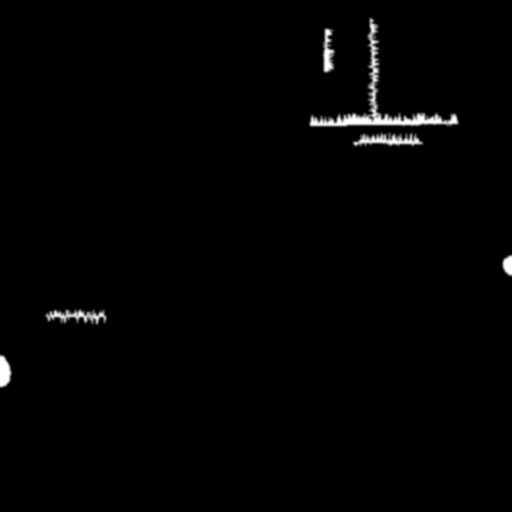
#> input picture realistic_paintings/realistic_paintings/crack_mask_b5/0.jpg, 512 x 512 px, found by its file name
$ jupyter execute --allow-errors blurry_damage.ipynb   (shell and % lines are left out)
#> lines starting #> are read from the running program, lines starting #| are printed output that depends on the picture; after the words box and inside, x2 and y2 are one past the last pixel; in counts of white or black regions, pixels touching at a corner belong together
[cell 1]
import os
import cv2
from pathlib import Path
import numpy as np

[cell 2]
import matplotlib.pyplot as plt

# Set default color map and interpolation method for images.
plt.rcParams['image.cmap'] = 'gray'
plt.rcParams['image.interpolation'] = 'nearest'

[cell 3]
def display(figsize, images):
    """
    Display one or more images in a single figure.

    Parameters:
        - figsize: Size of the figure with (width, height).
        - images: List of tuples with (image, title, position).

    """
    plt.figure(figsize=figsize)

    for image, title, position in images:

        # Create titled subplot at given position.
        plt.subplot(*position if isinstance(position, tuple) else [position])
        plt.title(title)

        # Disable axis when only showing images.
        plt.axis('off')

        # Render image into current subplot.
        plt.imshow(image)

    # Display the figure.
    plt.show()

[cell 4]
# data
sample_image_path = r"C:\Users\larao\OneDrive\Desktop\Master\WiSe2425\DLCV\Projekt\ArtRestoration\realistic_paintings\realistic_paintings\initial\0.jpg"

cracked_image = cv2.imread(sample_image_path, cv2.IMREAD_COLOR)
#> cracked_image is the input picture: shape (512, 512, 3); min 0, max 255, mean 2.9
#cracked_image = cv2.cvtColor(cracked_image, cv2.COLOR_BGR2RGB)


# load images and render them into a figure
display((15,5), [
   (cracked_image, "damaged", 111),
])

[cell 5]
sample_crack_mask_path = r"C:\Users\larao\OneDrive\Desktop\Master\WiSe2425\DLCV\Projekt\ArtRestoration\realistic_paintings\realistic_paintings\crack_mask\0.jpg"

cracked_mask = cv2.imread(sample_crack_mask_path, cv2.IMREAD_GRAYSCALE)
#> cracked_mask: shape (512, 512); min 0, max 255, mean 2.9
#cracked_image = cv2.cvtColor(cracked_image, cv2.COLOR_BGR2RGB)


# load images and render them into a figure
display((15,5), [
   (cracked_mask, "mask", 111),
])

[cell 6]
gaus_3 = cv2.GaussianBlur(cracked_mask, (3,3), 0)
gaus_5 = cv2.GaussianBlur(cracked_mask, (5,5), 0)
gaus_7 = cv2.GaussianBlur(cracked_mask, (7,7), 0)
gaus_9 = cv2.GaussianBlur(cracked_mask, (9,9), 0)


display((20,5), [
   (gaus_3, "k=3", 141),
   (gaus_5, "k=5", 142),
   (gaus_7, "k=7", 143),
   (gaus_9, "k=9", 144)
])
#> call 3 of display, with figsize = (20, 5)
#> in display (call 3), `plt.show()`:
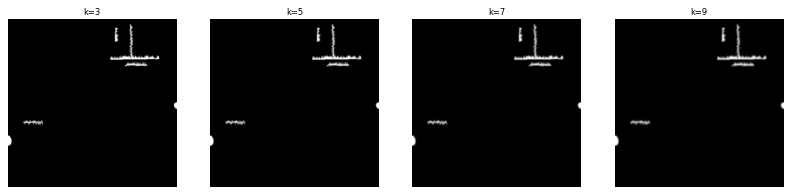
#> figure drawn by matplotlib, 4 panels

[cell 7]
gaus_3_stacked = np.dstack([gaus_3, gaus_3, gaus_3])
gaus_3_stacked.shape
#> Out = (512, 512, 3)

[cell 8]
# overlay
colors = [(0,0,0),(255,255,255)]
color = colors[np.random.randint(len(colors))]
transformed_img1 = np.where(gaus_3_stacked>0, color, cracked_image)
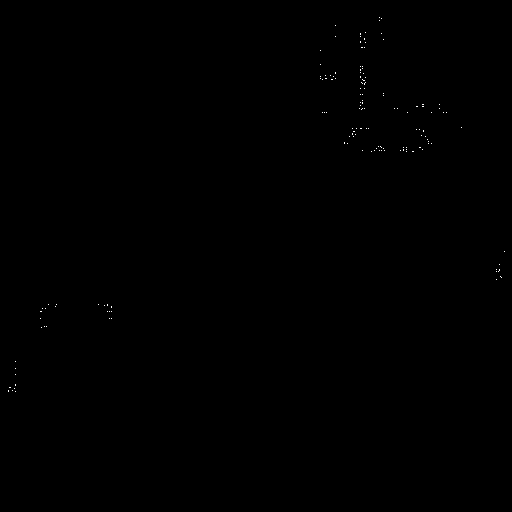
#> transformed_img1: shape (512, 512, 3) int64; values 0 (black) and 1 (white), 0.07% white in thin lines or dots, all inside (x1, y1, x2, y2) = (8, 17, 505, 392)

[cell 9]
((gaus_3_stacked/255)*cracked_image).max()
#> Out = 255

[cell 10]
#stack
gaus_3_stacked = np.dstack([gaus_3, gaus_3, gaus_3])
gaus_5_stacked = np.dstack([gaus_5, gaus_5, gaus_5])
gaus_7_stacked = np.dstack([gaus_7, gaus_7, gaus_7])
gaus_9_stacked = np.dstack([gaus_9, gaus_9, gaus_9])

# all have the same color to make it 100% comparable
colors = [(0,0,0),(255,255,255)]
color = colors[np.random.randint(len(colors))]

transformed_img1 = np.where(gaus_3_stacked>90, gaus_3_stacked, cracked_image)
transformed_img2 = np.where(gaus_5_stacked>90, gaus_5_stacked, cracked_image)
transformed_img3 = np.where(gaus_7_stacked>90, gaus_7_stacked, cracked_image)
transformed_img4 = np.where(gaus_9_stacked>90, gaus_9_stacked, cracked_image)

display((20,5), [
   (transformed_img1, "k=3", 141),
   (transformed_img2, "k=5", 142),
   (transformed_img3, "k=7", 143),
   (transformed_img4, "k=9", 144)
])

[cell 11]
cv2.imwrite("gaus_3.jpg", transformed_img1)
cv2.imwrite("gaus_5.jpg", transformed_img2)
cv2.imwrite("gaus_7.jpg", transformed_img3)
cv2.imwrite("gaus_9.jpg", transformed_img4)
#> Out = True
